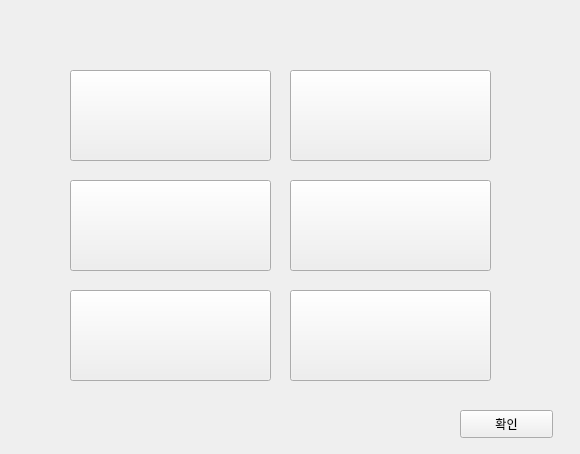
<?xml version="1.0" encoding="UTF-8"?>
<ui version="4.0">
 <class>vibration</class>
 <widget class="QWidget" name="vibration">
  <property name="geometry">
   <rect>
    <x>0</x>
    <y>0</y>
    <width>580</width>
    <height>454</height>
   </rect>
  </property>
  <property name="windowTitle">
   <string>Form</string>
  </property>
  <widget class="QPushButton" name="check_button">
   <property name="geometry">
    <rect>
     <x>460</x>
     <y>410</y>
     <width>93</width>
     <height>28</height>
    </rect>
   </property>
   <property name="text">
    <string>확인</string>
   </property>
  </widget>
  <widget class="QPushButton" name="pushButton">
   <property name="geometry">
    <rect>
     <x>70</x>
     <y>70</y>
     <width>201</width>
     <height>91</height>
    </rect>
   </property>
   <property name="styleSheet">
    <string notr="true">border-image: url(:/ptr0/ptr0.png);</string>
   </property>
   <property name="text">
    <string/>
   </property>
  </widget>
  <widget class="QPushButton" name="pushButton_2">
   <property name="geometry">
    <rect>
     <x>290</x>
     <y>70</y>
     <width>201</width>
     <height>91</height>
    </rect>
   </property>
   <property name="styleSheet">
    <string notr="true">border-image: url(:/ptr1/ptr1.png);</string>
   </property>
   <property name="text">
    <string/>
   </property>
  </widget>
  <widget class="QPushButton" name="pushButton_6">
   <property name="geometry">
    <rect>
     <x>290</x>
     <y>290</y>
     <width>201</width>
     <height>91</height>
    </rect>
   </property>
   <property name="styleSheet">
    <string notr="true">border-image: url(:/ptr5/ptr5.png);</string>
   </property>
   <property name="text">
    <string/>
   </property>
  </widget>
  <widget class="QPushButton" name="pushButton_4">
   <property name="geometry">
    <rect>
     <x>290</x>
     <y>180</y>
     <width>201</width>
     <height>91</height>
    </rect>
   </property>
   <property name="styleSheet">
    <string notr="true">border-image: url(:/ptr3/ptr3.png);</string>
   </property>
   <property name="text">
    <string/>
   </property>
  </widget>
  <widget class="QPushButton" name="pushButton_3">
   <property name="geometry">
    <rect>
     <x>70</x>
     <y>180</y>
     <width>201</width>
     <height>91</height>
    </rect>
   </property>
   <property name="styleSheet">
    <string notr="true">border-image: url(:/ptr2/ptr2.png);</string>
   </property>
   <property name="text">
    <string/>
   </property>
  </widget>
  <widget class="QPushButton" name="pushButton_5">
   <property name="geometry">
    <rect>
     <x>70</x>
     <y>290</y>
     <width>201</width>
     <height>91</height>
    </rect>
   </property>
   <property name="styleSheet">
    <string notr="true">border-image: url(:/ptr4/ptr4.png);</string>
   </property>
   <property name="text">
    <string/>
   </property>
  </widget>
 </widget>
 <resources>
  <include location="image/ptr.qrc"/>
 </resources>
 <connections/>
</ui>
